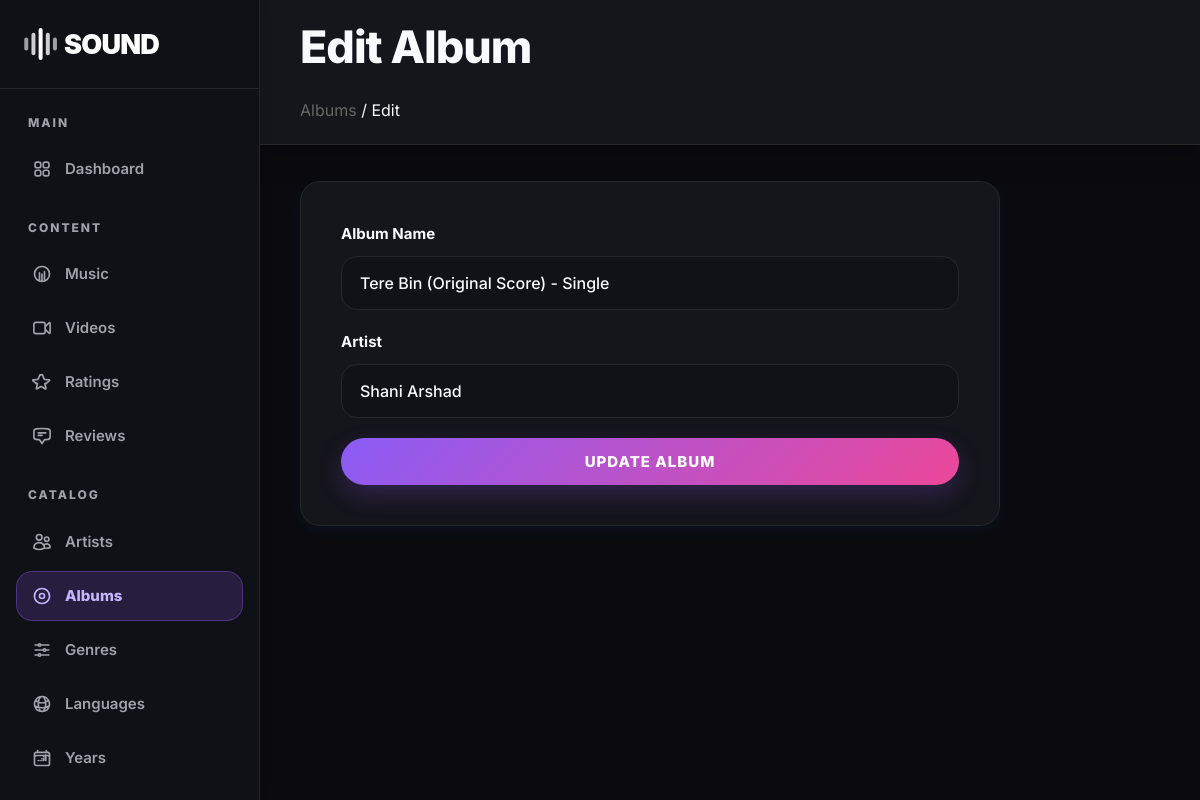
/admin/albums/edit.php?id=28 (signed in), run on the app's committed database.
### tables this page shows
CREATE TABLE `albums` (
  `id` int(11) NOT NULL,
  `album_name` varchar(150) NOT NULL,
  `artist_id` int(11) DEFAULT NULL,
  `created_at` timestamp NOT NULL DEFAULT current_timestamp(),
  `image` varchar(255) DEFAULT NULL
);

CREATE TABLE `artists` (
  `id` int(11) NOT NULL,
  `artist_name` varchar(150) NOT NULL,
  `created_at` timestamp NOT NULL DEFAULT current_timestamp(),
  `image` varchar(255) DEFAULT NULL
);

### admin/albums/edit.php (the view, shortened to what this page needs)
<?php
require_once "../../config/db.php";
$id = intval($_GET["id"] ?? 0);
$stmt = mysqli_prepare(
    $conn,
    "SELECT id, album_name, artist_id
     FROM albums
     WHERE id = ?"
);
mysqli_stmt_bind_param(
    $stmt,
    "i",
    $id
);
mysqli_stmt_execute($stmt);
$result = mysqli_stmt_get_result($stmt);
$album = mysqli_fetch_assoc($result);
$artists_query = mysqli_query(
    $conn,
    "SELECT id, artist_name
     FROM artists
     ORDER BY artist_name ASC"
);
?>
<!DOCTYPE html>
<html lang="en">
<head>
    <link rel="stylesheet" href="../../assets/css/style.css?v=<?php echo time(); ?>">
    <link rel="stylesheet" href="../../assets/css/admin.css?v=<?php echo time(); ?>">
</head>
<body>
<div class="admin-layout">
    <?php
    include "../../includes/admin_header.php";
    ?>
    <main class="admin-main">
        <div class="admin-topbar">
            <div>
                <h1>Edit Album</h1>
                <div class="breadcrumb">
                    <a href="index.php" style="color: #666; text-decoration: none;">Albums</a> / Edit
                </div>
            </div>
        </div>
        <div class="admin-content">
            <div class="form-panel">
                <form method="POST">
                    <div class="form-group">
                        <label>Album Name</label>
                        <input type="text" name="album_name" value="<?php echo htmlspecialchars($album["album_name"]); ?>" required class="form-control">
                    </div>
                    <div class="form-group">
                        <label>Artist</label>
                        <select name="artist_id" required class="form-control">
                            <?php while ($artist = mysqli_fetch_assoc($artists_query)): ?>
                                <option value="<?php echo $artist["id"]; ?>" <?php if ($artist["id"] == $album["artist_id"]) echo "selected"; ?>>
                                    <?php echo htmlspecialchars($artist["artist_name"]); ?>
                                </option>
                            <?php endwhile; ?>
                        </select>
                    </div>
                    <button type="submit" class="btn btn-primary btn-block">Update Album</button>
                </form>
            </div>
        </div>
    </main>
</div>
</body>
</html>

### data on the page
albums: album_name "Tere Bin (Original Score) - Single", artist_id "Shani Arshad"
